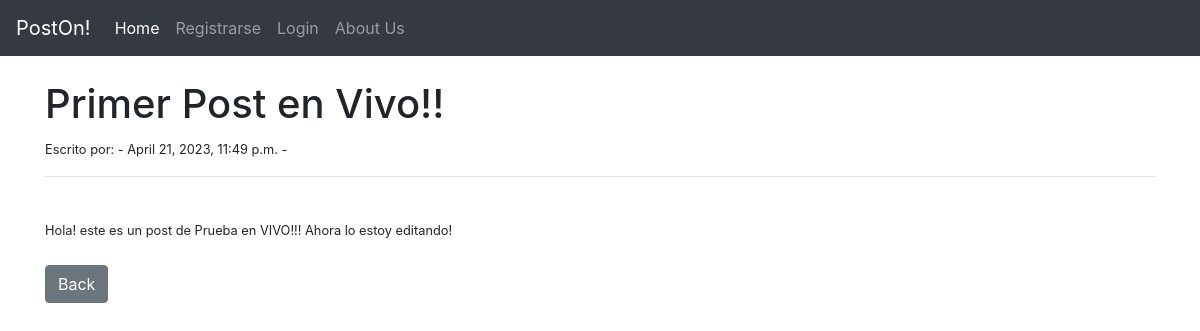
The app's page /post/4 with its own data.
### PostsApp/models.py (models this page shows, shortened)
class Post(models.Model):
    titulo = models.CharField(max_length=128)
    subTitulo = models.CharField(max_length=256)
    owner = models.ForeignKey(User, on_delete=models.CASCADE)
    cuerpo = models.TextField()
    postDate = models.DateTimeField(auto_now_add=True)

### PostsApp/views.py (the view)
class PostDetails(DetailView):
    model = Post
    fields = '__all__'
    template_name = 'PostViews/postDetails.html'
    def get_context_data(self, *args, **kwargs):
        context = super(PostDetails, self).get_context_data(*args, **kwargs)
        return context

### templates/PostViews/postDetails.html (shortened to what this page needs)
{% extends 'PostViews/base.html' %}
{% block contenido_cambia %}
    <h1>{{ post.titulo }}</h1>
    <small> Escrito por: {{ post.owner.first_name }} {{ post.owner.last_name }} - {{ post.postDate }} -
    <hr>
    <br/>
    {{ post.cuerpo | safe }}
    <br><br/>
    <a href="{% url 'Home' %}" class="btn btn-secondary">Back</a>
{% endblock %}

### records on screen
Post: titulo "Primer Post en Vivo!!", postDate "April 21, 2023, 11:49 p.m.", cuerpo "Hola! este es un post de Prueba en VIVO!!! Ahora lo estoy editando!"
